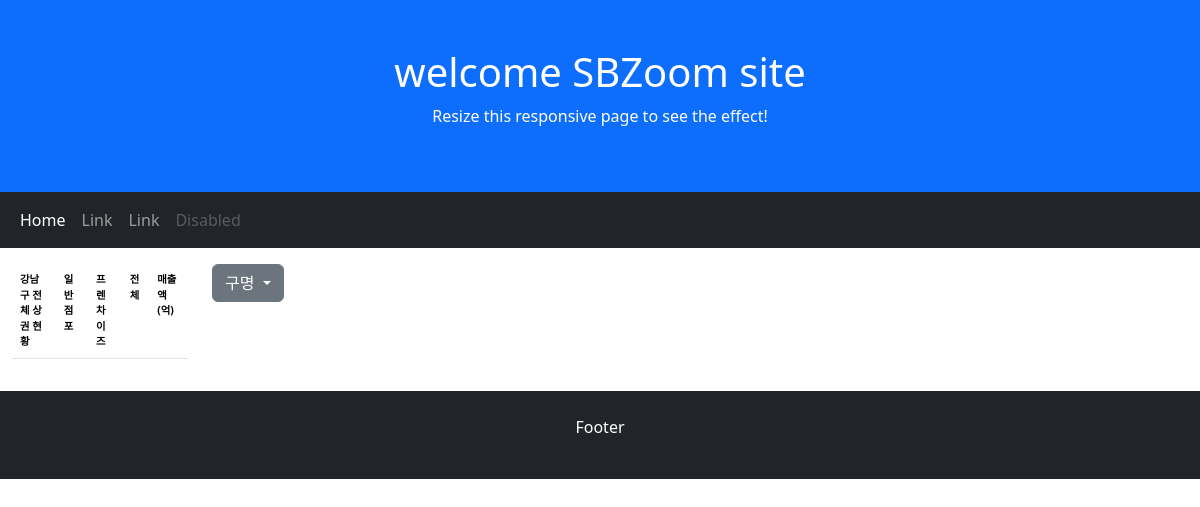
Page /SBZoom/kangnam/total on the earlier database version.
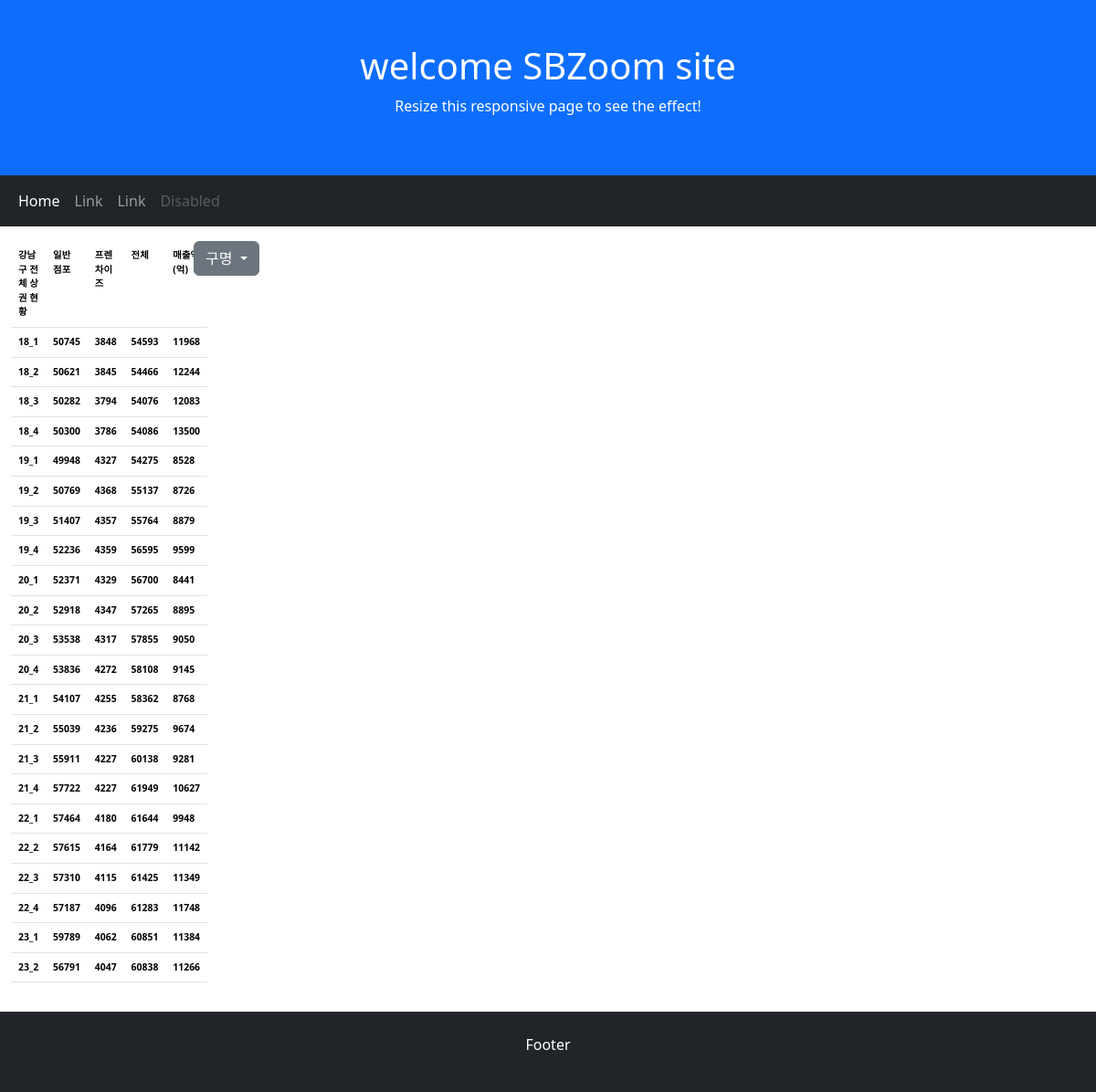
Same page on the later database version.
### kangnam/models.py (models this page shows, shortened)
class GuModel(models.Model):
      guName = models.CharField(max_length=100)
      code = models.CharField(max_length=10)
      quarter = models.CharField(max_length=20)
      ilban = models.DecimalField(max_digits=10,decimal_places=0)
      franchise= models.DecimalField(max_digits=10,decimal_places=0)
      total = models.DecimalField(max_digits=10,decimal_places=0)
      sales = models.DecimalField(max_digits=10,decimal_places=0)

### kangnam/views.py (the view)
# urls.py: path("total", views.total, name="total"),
def total(request):
    q=GuModel.objects.filter(Q(code="W")) #gangnam_gumodel에서 code가 W(전체)인 데이타
    qlist =[str(a.quarter) for a in q ]
    ilban =[int(a.ilban) for a in q]
    franchise =[int(a.franchise) for a in q]
    total=[int(a.total) for a in q]
    sales=[int(a.sales) for a in q]
    title=['강남구 전체 상권 현황','일반 점포','프렌차이즈','전체','매출액(억)']
    ana_zip = list(zip(qlist,ilban,franchise,total,sales))
    context={}
    context['guzip'] = guzip
    context['title'] = title
    context['qlist'] = qlist
    context['ilban'] = ilban
    context['franchise'] = franchise
    context['total'] = total
    context['sales'] =  sales
    context['ana_zip'] = ana_zip
    context['menuzip'] = menuzip
    return render(request, 'kangnam/total.html', context)

### kangnam/templates/kangnam/total.html (shortened to what this page needs)
{% extends 'base.html'%}
{% load static %}

### dobong/templates/base.html (shortened to what this page needs)
{% load static %}
<!DOCTYPE html>
<html lang="en">
<head>
  <link href="https://cdn.jsdelivr.net/npm/bootstrap@5.3.2/dist/css/bootstrap.min.css" rel="stylesheet">
</head>
<body>
<div class="p-5 bg-primary text-white text-center">
  <h1>welcome SBZoom site</h1>
  <p>Resize this responsive page to see the effect!</p>
</div>
<nav class="navbar navbar-expand-sm bg-dark navbar-dark">
  <div class="container-fluid">
    <ul class="navbar-nav">
      <li class="nav-item">
        <a class="nav-link active" href="/SBZoom">Home</a>
      </li>
      <li class="nav-item">
        <a class="nav-link" href="#">Link</a>
      </li>
      <li class="nav-item">
        <a class="nav-link" href="#">Link</a>
      </li>
      <li class="nav-item">
        <a class="nav-link disabled" href="#">Disabled</a>
      </li>
    </ul>
  </div>
</nav>
<div class="container-fluid mt-3">
    <div class="row">
      <div class="col-sm-2">
        <table class="table" style="font-size:0.65rem; font-weight:bold;">
          <tr'>
           {% for t in title %}
           <td>{{t}}</td>
           {% endfor %}
          {% for gigan,ilban, franchise, total, sale in ana_zip %}
          <tr>
            <td>{{gigan}} </td><td>{{ilban}}</td><td>{{franchise}} </td><td>{{total}}</td><td>{{sale}}</td>
          </tr>
          {% endfor %}
        </table>
      </div>
      <div class="btn-group col-sm-1">
        <div class="dropdown">
           <a class="btn btn-secondary dropdown-toggle" href="#" role="button" id="dropdownMenuLink" data-bs-toggle="dropdown" aria-expanded="false">
            구명
           </a>
        </div>
      </div>
    </div>
</div>
<div class="container-fluid mt-3 p-4 bg-dark text-white text-center">
  <p>Footer</p>
</div>
</body>
</html>

Differences in the rows shown:
now on this page (row edited): GuModel: quarter "18_1", ilban "50745", franchise "3848", total "54593", sales "11968"
now on this page (row edited): GuModel: quarter "18_2", ilban "50621", franchise "3845", total "54466", sales "12244"
now on this page (row edited): GuModel: quarter "18_3", ilban "50282", franchise "3794", total "54076", sales "12083"
now on this page (row edited): GuModel: quarter "18_4", ilban "50300", franchise "3786", total "54086", sales "13500"
now on this page (row edited): GuModel: quarter "19_1", ilban "49948", franchise "4327", total "54275", sales "8528"
now on this page (row edited): GuModel: quarter "19_2", ilban "50769", franchise "4368", total "55137", sales "8726"
now on this page (row edited): GuModel: quarter "19_3", ilban "51407", franchise "4357", total "55764", sales "8879"
now on this page (row edited): GuModel: quarter "19_4", ilban "52236", franchise "4359", total "56595", sales "9599"
now on this page (row edited): GuModel: quarter "20_1", ilban "52371", franchise "4329", total "56700", sales "8441"
now on this page (row edited): GuModel: quarter "20_2", ilban "52918", franchise "4347", total "57265", sales "8895"
now on this page (row edited): GuModel: quarter "20_3", ilban "53538", franchise "4317", total "57855", sales "9050"
now on this page (row edited): GuModel: quarter "20_4", ilban "53836", franchise "4272", total "58108", sales "9145"
now on this page (row edited): GuModel: quarter "21_1", ilban "54107", franchise "4255", total "58362", sales "8768"
now on this page (row edited): GuModel: quarter "21_2", ilban "55039", franchise "4236", total "59275", sales "9674"
now on this page (row edited): GuModel: quarter "21_3", ilban "55911", franchise "4227", total "60138", sales "9281"
now on this page (row edited): GuModel: quarter "21_4", ilban "57722", franchise "4227", total "61949", sales "10627"
now on this page (row edited): GuModel: quarter "22_1", ilban "57464", franchise "4180", total "61644", sales "9948"
now on this page (row edited): GuModel: quarter "22_2", ilban "57615", franchise "4164", total "61779", sales "11142"
now on this page (row edited): GuModel: quarter "22_3", ilban "57310", franchise "4115", total "61425", sales "11349"
now on this page (row edited): GuModel: quarter "22_4", ilban "57187", franchise "4096", total "61283", sales "11748"
now on this page (row edited): GuModel: quarter "23_1", ilban "59789", franchise "4062", total "60851", sales "11384"
now on this page (row edited): GuModel: quarter "23_2", ilban "56791", franchise "4047", total "60838", sales "11266"
